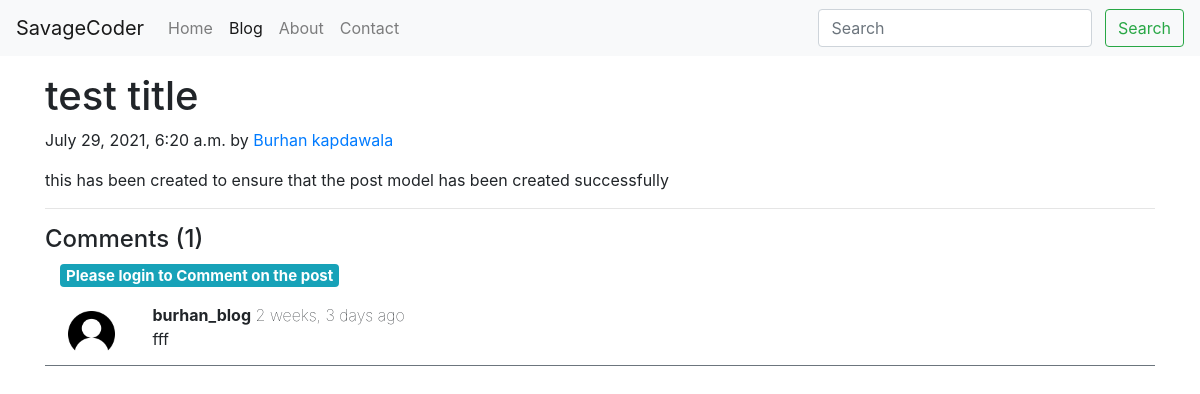
/blog/first-post, run on an earlier commit of the app's database.
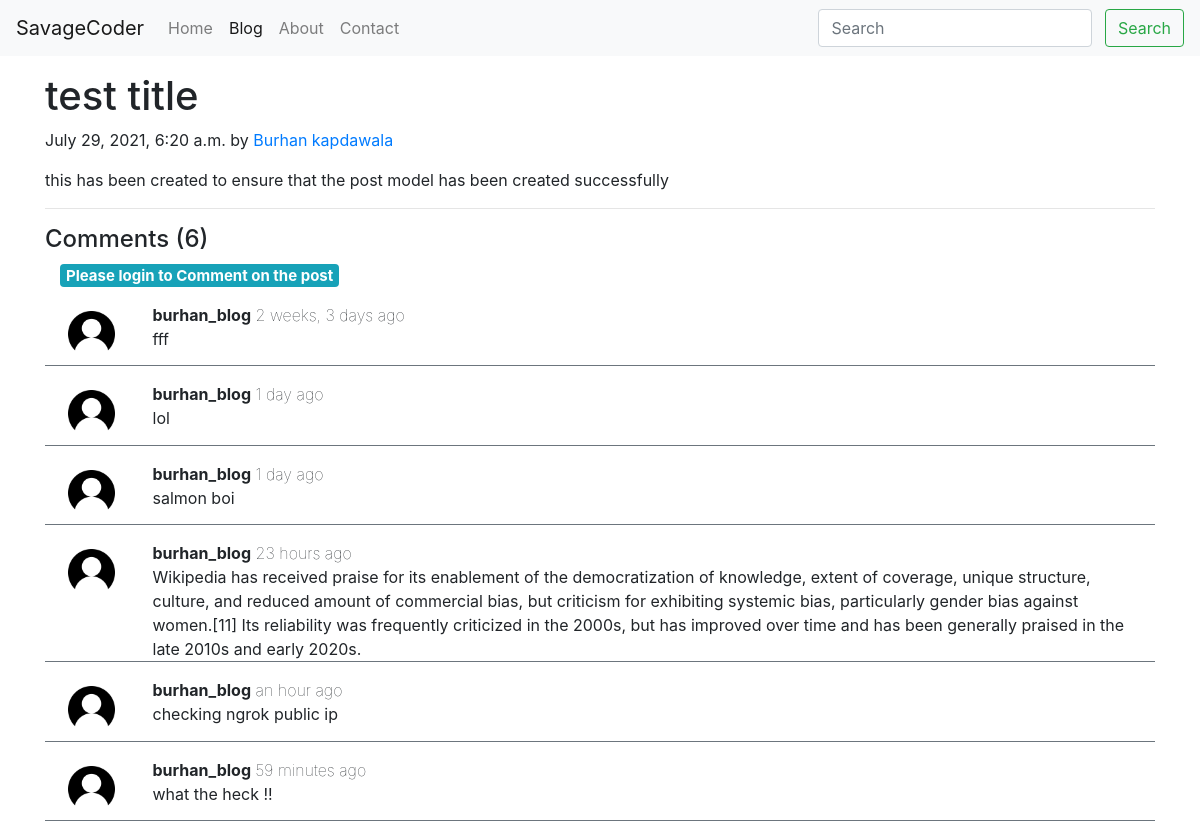
And on a later commit of the database.
### blog/models.py (models this page shows, shortened)
class Post(models.Model):
    sno = models.AutoField(primary_key=True)
    title = models.CharField(max_length=225)
    content = models.TextField()
    author = models.CharField(max_length=100)
    slug = models.CharField(max_length=100)
    timeStamp = models.DateTimeField(blank=True)

class BlogComment(models.Model):
    sno = models.AutoField(primary_key=True)
    comment = models.TextField()
    user = models.ForeignKey(User, on_delete=models.CASCADE)
    post = models.ForeignKey(Post, on_delete=models.CASCADE)
    parent = models.ForeignKey('self', on_delete=models.CASCADE, null=True)
    timestamp = models.DateTimeField(default=now)

### blog/views.py (the view)
# urls.py: path('<str:slug>', views.blogPost, name='blogPost'),
def blogPost(request, slug):
    post = Post.objects.filter(slug=slug).first()
    comments = BlogComment.objects.filter(post=post)
    context = {'post': post, 'comments': comments}
    return render(request, 'blog/blogpost.html', context)

### templates/blog/blogpost.html (shortened to what this page needs)
{% extends 'base.html' %}
{% block blogActive %} active {% endblock blogActive %}
{% block body %}
<div class="container my-3">
    <div class="blog-post">
        <h1 class="blog-post-title">{{post.title}}</h1>
        <p class="blog-post-meta">{{post.timeStamp}} by <a href="/about">{{post.author}}</a></p>
        <p>{{post.content}}</p>
        <hr>
    </div>
</div>
{% load static %}
{% load humanize %}
<div class="container my-3">
    <h4>Comments ({{comments.count}})</h4>
    <div class="container">
    {% if user.is_authenticated %}
        <form action="/blog/postComment" method="post"> {% csrf_token %}
            <div class="form-group">
                <label for="comment">Post Comment </label>
                <input type="text" class="form-control" name="comment" placeholder="Enter comment here">
            </div>
            <input type="hidden" name="postSno" value="{{post.sno}}">
            <input type="hidden" name="parentSno" value="">
            <button type="submit" class="btn btn-outline-warning">Comment</button>
        </form>
    {% else %}
        <h5><span class="badge badge-info">Please login to Comment on the post</span></h5>
    {% endif %}
    </div>
    {% for comment in comments %}
        <div class="row my-3 mx-0 border-bottom border-secondary">
            <div class="col-md-1">
            <img class="rounded mx-auto d-block w-100 p-2" src="/static/img/user.png"  alt="user">
            </div>
            <div class="col-md-11">
                <b>{{comment.user.username}}</b> <span class="font-weight-lighter">{{comment.timestamp | naturaltime}}</span>
                <div>{{comment.comment}}</div>
            </div>
        </div>
    {% endfor %}
</div>
 {% endblock %}

### templates/base.html (shortened to what this page needs)
<!doctype html>
<html lang="en">
  <head>
    <link rel="stylesheet" href="https://stackpath.bootstrapcdn.com/bootstrap/4.4.1/css/bootstrap.min.css">
  </head>
  <body>
    <nav class="navbar navbar-expand-lg navbar-light bg-light">
        <a class="navbar-brand" href="/">SavageCoder</a>
        <div class="collapse navbar-collapse" id="navbarSupportedContent">
            <ul class="navbar-nav mr-auto">
            <li class="nav-item {% block homeActive %}{% endblock homeActive %}">
                <a class="nav-link" href="/">Home <span class="sr-only">(current)</span></a>
            </li>
            <li class="nav-item {% block blogActive %}{% endblock blogActive %}">
                <a class="nav-link" href="/blog">Blog</a>
            </li>
            <li class="nav-item {% block aboutActive %}{% endblock aboutActive %}">
                <a class="nav-link" href="/about">About</a>
            </li>
            <li class="nav-item {% block contactActive %}{% endblock contactActive %}">
                <a class="nav-link" href="/contact">Contact</a>
            </li>
            </ul>
            <div class="ml-auto form-inline">
                <form method="get" action="/search/" class="my-2 my-lg-0">
                <input class="form-control mr-sm-2" type="search" placeholder="Search" aria-label="Search" id="query" name="query">
                <button class="btn btn-outline-success my-2 my-sm-0" type="submit">Search</button>
                </form>
            </div>
        </div>
    </nav>
    {% block body %}{% endblock body %}
  </body>
</html>

What changed in the data, as far as the page shows it:
added BlogComment: user.username "burhan_blog", timestamp "1 day ago", comment "lol"
added BlogComment: user.username "burhan_blog", timestamp "1 day ago", comment "salmon boi"
added BlogComment: user.username "burhan_blog", timestamp "23 hours ago", comment "Wikipedia has received praise for its enablement of the democratization of knowledge, extent of coverage, unique structure, culture, and reduced amount of commercial bias, but criticism for exhibiting systemic bias, particularly gender bias against women.[11] Its reliability was frequently criticized in the 2000s, but has improved over time and has been generally praised in the late 2010s and early 2020s."
added BlogComment: user.username "burhan_blog", timestamp "an hour ago", comment "checking ngrok public ip"
added BlogComment: user.username "burhan_blog", timestamp "59 minutes ago", comment "what the heck !!"
Also different on the page:
{{ comments.count }}: "1" → "6"
